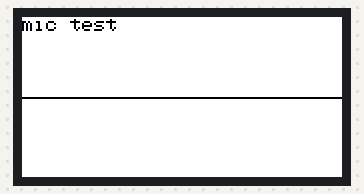
The sketch below on a simulated ESP32. On the bench: 160×80 colour display. I2S audio is not simulated (input reads silence); what the sketch prints to the serial monitor is not drawn.

Above: at 0.2 s.

The sketch:

mic.ino
```cpp
#include <M5StickC.h>
#include <driver/i2s.h>

#define PIN_CLK     0
#define PIN_DATA    34
#define READ_LEN    (2 * 256)
#define GAIN_FACTOR 3
uint8_t BUFFER[READ_LEN] = {0};

uint16_t oldy[160];
int16_t *adcBuffer = NULL;

void i2sInit()  // Init I2S
{
    i2s_config_t i2s_config = {
        .mode = (i2s_mode_t)(I2S_MODE_MASTER | I2S_MODE_RX |
                             I2S_MODE_PDM),  // Set the I2S operating mode
        .sample_rate = 44100,                 // Set the I2S sampling rate
        .bits_per_sample =
            I2S_BITS_PER_SAMPLE_16BIT,        // Fixed 12-bit stereo MSB
        .channel_format =
            I2S_CHANNEL_FMT_ALL_RIGHT,        // Set the channel format
#if ESP_IDF_VERSION > ESP_IDF_VERSION_VAL(4, 1, 0)
        .communication_format =
            I2S_COMM_FORMAT_STAND_I2S,        // Set the communication format
#else
        .communication_format = I2S_COMM_FORMAT_I2S,
#endif
        .intr_alloc_flags =
            ESP_INTR_FLAG_LEVEL1,             // Set the interrupt flag
        .dma_buf_count = 2,                   // DMA buffer count
        .dma_buf_len   = 128,                 // DMA buffer length
    };

    i2s_pin_config_t pin_config;

#if (ESP_IDF_VERSION > ESP_IDF_VERSION_VAL(4, 3, 0))
    pin_config.mck_io_num = I2S_PIN_NO_CHANGE;
#endif

    pin_config.bck_io_num   = I2S_PIN_NO_CHANGE;
    pin_config.ws_io_num    = PIN_CLK;
    pin_config.data_out_num = I2S_PIN_NO_CHANGE;
    pin_config.data_in_num  = PIN_DATA;

    i2s_driver_install(I2S_NUM_0, &i2s_config, 0, NULL);
    i2s_set_pin(I2S_NUM_0, &pin_config);
    i2s_set_clk(I2S_NUM_0, 44100, I2S_BITS_PER_SAMPLE_16BIT, I2S_CHANNEL_MONO);
}

void showSignal() {
    int y;
    for (int n = 0; n < 160; n++) {
        y = adcBuffer[n] * GAIN_FACTOR;
        y = map(y, INT16_MIN, INT16_MAX, 10, 70);
        M5.Lcd.drawPixel(n, oldy[n], WHITE);
        M5.Lcd.drawPixel(n, y, BLACK);
        oldy[n] = y;
    }
}

void mic_record_task(void *arg) {
    size_t bytesread;
    while (1) {
        i2s_read(I2S_NUM_0, (char *)BUFFER, READ_LEN, &bytesread,
                 (100 / portTICK_RATE_MS));
        adcBuffer = (int16_t *)BUFFER;
        showSignal();
        vTaskDelay(100 / portTICK_RATE_MS);
    }
}

void setup() {
    M5.begin();
    M5.Lcd.setRotation(3);
    M5.Lcd.fillScreen(WHITE);
    M5.Lcd.setTextColor(BLACK, WHITE);
    M5.Lcd.println("mic test");

    i2sInit();
    xTaskCreate(mic_record_task, "mic_record_task", 2048, NULL, 1, NULL);
}

void loop() {
    printf("loop cycling\n");
    vTaskDelay(1000 / portTICK_RATE_MS);
}
```
